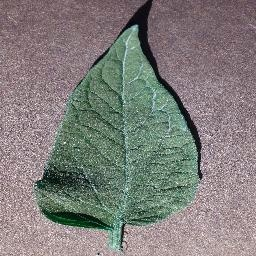
#> input picture dataset/test/Tomato_Bacterial_spot/Tomato_Bacterial_spot_img_126.jpg, 256 x 256 px
$ python -i kept_Iris_Inspiration_vein_picture.py   (imports and definitions only)
#> lines starting #> are read from the running program, lines starting #| are printed output that depends on the picture; after the words box and inside, x2 and y2 are one past the last pixel; in counts of white or black regions, pixels touching at a corner belong together
### dev-yw/06_Oct_HOG_HSV_pipeline/vein_hog/src/vein_hog/mask.py
"""Leaf mask: ExG, Otsu, open/close radius 3, largest component, holes filled."""

from __future__ import annotations

import cv2
import numpy as np


def leaf_mask(bgr_u8: np.ndarray) -> np.ndarray:
    """uint8 mask, 0 or 255. A failed mask is all zeros and does not raise."""
    try:
        image = np.asarray(bgr_u8)
        if (
            image.ndim != 3
            or image.shape[2] < 3
            or image.shape[0] == 0
            or image.shape[1] == 0
            or image.size == 0
        ):
            return _zero_mask(image)
        # BGR; extra channels (for example alpha) are ignored.
        blue, green, red = cv2.split(image[:, :, :3].astype(np.float32))
        excess_green = 2.0 * green - red - blue
        lo = float(np.min(excess_green))
        hi = float(np.max(excess_green))
        if not np.isfinite(lo) or not np.isfinite(hi) or hi - lo < 1e-8:
            return np.zeros(excess_green.shape, dtype=np.uint8)
        score = ((excess_green - lo) / (hi - lo) * 255.0).astype(np.uint8)
        _, mask = cv2.threshold(score, 0, 255, cv2.THRESH_BINARY + cv2.THRESH_OTSU)
        kernel = cv2.getStructuringElement(cv2.MORPH_ELLIPSE, (7, 7))
        mask = cv2.morphologyEx(mask, cv2.MORPH_OPEN, kernel)
        mask = cv2.morphologyEx(mask, cv2.MORPH_CLOSE, kernel)
        return _largest_filled(mask)
    except Exception:
        return _zero_mask(bgr_u8)


# [4 lines left out: function _zero_mask, not called in this run]


def erode_interior(mask: np.ndarray, radius: int) -> np.ndarray:
    """Shrink a 0/255 mask so the leaf margin is outside the vein percentile.

    ``radius`` is in pixels on the mask's own grid. A non-positive radius
    returns the mask unchanged. The kernel width is ``2 * radius + 1``.
    """
    image = np.asarray(mask)
    if radius <= 0 or image.size == 0:
        return image
    width = 2 * int(radius) + 1
    kernel = cv2.getStructuringElement(cv2.MORPH_ELLIPSE, (width, width))
    return cv2.erode(image, kernel)


def _largest_filled(mask: np.ndarray) -> np.ndarray:
    count, labels, stats, _ = cv2.connectedComponentsWithStats(mask, connectivity=8)
    if count <= 1:
        return mask
    keep = 1 + int(np.argmax(stats[1:, cv2.CC_STAT_AREA]))
    out = np.where(labels == keep, 255, 0).astype(np.uint8)
    inverse = cv2.bitwise_not(out)
    count2, labels2, _, _ = cv2.connectedComponentsWithStats(inverse, connectivity=8)
    height, width = out.shape
    filled = out.copy()
    for label in range(1, count2):
        ys, xs = np.where(labels2 == label)
        if ys.size == 0:
            continue
        touches = ys.min() == 0 or xs.min() == 0 or ys.max() == height - 1 or xs.max() == width - 1
        if not touches:
            filled[labels2 == label] = 255
    return filled

### dev-yw/06_Oct_HOG_HSV_pipeline/vein_hog/src/vein_hog/extract.py
"""Cache HOG, HSV and vein measurements for train and test only.

Validation rows are skipped here so step 4 cannot read them.
"""

from __future__ import annotations

import json
from pathlib import Path

import cv2
import numpy as np
import pandas as pd

from vein_hog.hog import HOG_DIM, hog_descriptor, hog_gradient_magnitude
from vein_hog.hsv import HSV_DIM, hsv_aux, skeleton_hs
from vein_hog.mask import erode_interior, leaf_mask
from vein_hog.vein import raw_completeness, vein_skeleton

IMAGE_SIZE = 256
DEFAULT_RADIUS = 8


def _prepare(bgr: np.ndarray) -> tuple[np.ndarray, np.ndarray, bool]:
    mask = leaf_mask(bgr)
    mask_ok = bool(mask is not None and int((mask > 0).sum()) > 0)
    bgr256 = cv2.resize(bgr, (IMAGE_SIZE, IMAGE_SIZE), interpolation=cv2.INTER_CUBIC)
    if mask_ok:
        mask256 = cv2.resize(mask, (IMAGE_SIZE, IMAGE_SIZE), interpolation=cv2.INTER_NEAREST)
    else:
        mask256 = np.zeros((IMAGE_SIZE, IMAGE_SIZE), dtype=np.uint8)
    return bgr256, mask256, mask_ok


# [126 lines left out: functions _one, load_bgr, extract_split, skeleton_pixels, _write_example, not called in this run]

### dev-yw/06_Oct_HOG_HSV_pipeline/vein_hog/src/vein_hog/search_s4.py
"""Search S4: HOG geometries times HSV weights from 0.25 to 0.50.

HOG stays the descriptor. HSV stays the auxiliary block, scaled on the
training rows and multiplied by a weight. The weights run from 0.25 to 0.50
in steps of 0.01. Nothing above 0.50 is trained. Weights for one HOG
geometry are fitted concurrently. Cell size and orientation count are the
HOG hyperparameters. Block size stays 2×2 and the block norm stays L2-Hys.
C stays 1. This is not a seventeenth cell of the original C × α grid, and
it does not replace the pre-specified report round.

The winner is the highest minimum Healthy-versus-one-disease AUC on the
same kind of training holdout as S1. The test split is scored only after
winner.json exists. Validation is not read.
"""

from __future__ import annotations

import json
from concurrent.futures import ProcessPoolExecutor, ThreadPoolExecutor, as_completed
from pathlib import Path

import cv2
import numpy as np
import pandas as pd
from sklearn.linear_model import SGDClassifier
from sklearn.model_selection import StratifiedShuffleSplit
from sklearn.preprocessing import StandardScaler
from skimage.feature import hog as skimage_hog

from vein_hog.extract import _prepare, load_bgr
from vein_hog.hog import HOG_DIM, IMAGE_SIZE
from vein_hog.hsv import HSV_DIM
from vein_hog.hsv_window import HSV_ALPHA_FLOOR, require_hsv_alpha
from vein_hog.rounds import SEED, TRAIN_FRACTIONS, sgd_alpha
from vein_hog.run import find_project
from vein_hog.search_s1 import (
    C_VALUE,
    DISEASES,
    HEALTHY,
    SELECT_FRACTION,
    _nested_parts,
    _take_fraction,
    class_aucs,
)

BLOCK_NORM = "L2-Hys"
CELLS_PER_BLOCK = 2
SGD_MAX_ITER = 1500
SGD_TOL = 1e-3
S4_ALPHA_MAX = 0.50
S4_ALPHA_STEP = 0.01
S4_WORKERS = 4
HOG_SPECS = (
    {"hog": "ori9-cell8", "orientations": 9, "pixels_per_cell": 8},
    {"hog": "ori9-cell16", "orientations": 9, "pixels_per_cell": 16},
    {"hog": "ori6-cell16", "orientations": 6, "pixels_per_cell": 16},
    {"hog": "ori12-cell16", "orientations": 12, "pixels_per_cell": 16},
)


def descriptor_length(orientations: int, pixels_per_cell: int, cells_per_block: int = CELLS_PER_BLOCK) -> int:
    if IMAGE_SIZE % int(pixels_per_cell) != 0:
        raise ValueError(f"cell {pixels_per_cell} does not divide {IMAGE_SIZE}")
    blocks = IMAGE_SIZE // int(pixels_per_cell) - int(cells_per_block) + 1
    if blocks < 1:
        raise ValueError(f"cell {pixels_per_cell} leaves no block")
    return int(blocks * blocks * cells_per_block * cells_per_block * orientations)


# [49 lines left out: functions hsv_strengths, iter_s4, reference_alpha, not called in this run]


def hog_vector(bgr_u8: np.ndarray, orientations: int, pixels_per_cell: int) -> np.ndarray:
    """One HOG vector. Leaf pixels only, same resize as the published descriptor."""
    bgr256, mask256, mask_ok = _prepare(bgr_u8)
    image = cv2.resize(bgr256, (IMAGE_SIZE, IMAGE_SIZE), interpolation=cv2.INTER_CUBIC)
    gray = cv2.cvtColor(image, cv2.COLOR_BGR2GRAY).astype(np.float32) / 255.0
    if mask_ok:
        resized = cv2.resize(mask256, (IMAGE_SIZE, IMAGE_SIZE), interpolation=cv2.INTER_NEAREST)
        gray = gray.copy()
        gray[resized == 0] = 0.0
    feat = skimage_hog(
        gray,
        orientations=int(orientations),
        pixels_per_cell=(int(pixels_per_cell), int(pixels_per_cell)),
        cells_per_block=(CELLS_PER_BLOCK, CELLS_PER_BLOCK),
        block_norm=BLOCK_NORM,
        transform_sqrt=True,
        feature_vector=True,
    )
    out = np.asarray(feat, dtype=np.float32).reshape(-1)
    expected = descriptor_length(orientations, pixels_per_cell)
    if out.shape != (expected,):
        raise RuntimeError(f"HOG dimension {out.shape} != {(expected,)}")
    return out


def _hog_job(job: tuple[str, int, int]) -> np.ndarray:
    path, orientations, pixels_per_cell = job
    return hog_vector(load_bgr(Path(path)), orientations, pixels_per_cell)


# [103 lines left out: functions compute_hog, fit_healthy_many, fit_healthy_score, _record, choose_winner, not called in this run]


def _pipeline_root() -> Path:
    return Path(__file__).resolve().parents[3]


def _paths(meta: pd.DataFrame, project: Path) -> list[str]:
    return [str(project / str(row)) for row in meta["local_relpath"].tolist()]


# [199 lines left out: functions _published_hog, _hsv, _geometry_hog, run_search, score_winner_on_test, main, not called in this run]


# [2 lines that do not run on import are left out]

### dev-yw/06_Oct_HOG_HSV_pipeline/vein_hog/src/vein_hog/hsv.py
"""Auxiliary HSV features on a leaf mask. Not a substitute for HOG."""

from __future__ import annotations

import cv2
import numpy as np

# 16 H bins + 8 S bins + mean H, mean S, mean V. Raw counts, not L2-normalized.
HSV_DIM = 27


def hsv_aux(bgr_u8: np.ndarray, mask: np.ndarray) -> np.ndarray:
    """H hist (16, [0, 180)), S hist (8, [0, 256)), then mean H, S, V.

    Only pixels with mask > 0 are counted. An empty mask returns zeros.
    Scaling and the alpha weight are applied later.
    """
    foreground = np.asarray(mask) > 0
    if not np.any(foreground):
        return np.zeros(HSV_DIM, dtype=np.float32)

    hsv = np.ascontiguousarray(cv2.cvtColor(bgr_u8, cv2.COLOR_BGR2HSV))
    mask_u8 = np.ascontiguousarray(foreground, dtype=np.uint8)
    hist_h = cv2.calcHist([hsv], [0], mask_u8, [16], [0, 180]).reshape(-1)
    hist_s = cv2.calcHist([hsv], [1], mask_u8, [8], [0, 256]).reshape(-1)
    means = hsv[foreground].mean(axis=0)
    feat = np.concatenate([hist_h, hist_s, means])
    return np.ascontiguousarray(feat, dtype=np.float32)


# [44 lines left out: functions skeleton_hs, healthy_hs_box, anomaly_fraction, not called in this run]

### dev-yw/06_Oct_HOG_HSV_pipeline/vein_hog/src/vein_hog/kept_Iris_Inspiration_vein_picture.py
"""Raster handoff of the frozen S4 winner for a later image program.

Kept only as a vein picture. Nothing else imports this module, and it
is not an entry point.

Three training leaves, not augmented. Each PNG is 768×256 and has no
chart text. Columns 0–255 are the masked leaf. Columns 256–511 are the
interior gradient the S4 HOG bins: OpenCV hue is the unsigned direction,
value is the magnitude. Columns 512–767 keep leaf hue and saturation and
flatten value. The 10800-d vector is checked, not stored in the PNG.
"""

from __future__ import annotations

import json
from pathlib import Path

import cv2
import numpy as np

from vein_hog.extract import IMAGE_SIZE, _prepare, load_bgr
from vein_hog.hsv import hsv_aux
from vein_hog.mask import erode_interior
from vein_hog.run import find_project
from vein_hog.search_s4 import descriptor_length, hog_vector

ORIENTATIONS = 12
PIXELS_PER_CELL = 16
HSV_ALPHA = 0.45
PANEL = IMAGE_SIZE
# Same radius as the vein percentile. The mask step stays outside the picture.
INTERIOR_RADIUS = 8
WINNER_JSON = (
    Path(__file__).resolve().parents[3] / "outputs" / "search_s4" / "winner.json"
)
OUT = Path(__file__).resolve().parents[3] / "outputs" / "S4-winner-sample-of-3"
LEAVES = (
    "dev-yw-main-ref/dataset/train/Tomato_healthy/Tomato_healthy_img_0.jpg",
    "dev-yw-main-ref/dataset/train/Tomato_Late_blight/Tomato_Late_blight_img_1000.jpg",
    "dev-yw-main-ref/dataset/train/Tomato_Septoria_leaf_spot/Tomato_Septoria_leaf_spot_img_1001.jpg",
)


# [13 lines left out: function _require_winner, not called in this run]


def _unsigned_gradient(gray: np.ndarray) -> tuple[np.ndarray, np.ndarray]:
    """Centered difference, borders 0. Same stencil the S4 HOG uses."""
    gy = np.zeros(gray.shape, dtype=np.float64)
    gx = np.zeros(gray.shape, dtype=np.float64)
    gy[1:-1, :] = gray[2:, :] - gray[:-2, :]
    gx[:, 1:-1] = gray[:, 2:] - gray[:, :-2]
    return np.hypot(gx, gy), np.mod(np.arctan2(gy, gx), np.pi)


def _hog_panel(bgr256: np.ndarray, mask: np.ndarray) -> np.ndarray:
    """Pixel orientation inside the leaf. A 16-pixel cell is not a picture.

    Pooled into 16-pixel cells, the twelve bins are nearly equal, so the
    usual glyph is a star and not a vein. This panel keeps the gradient
    before that pooling. Hue is the unsigned direction. Value is the
    magnitude, with the interior 99th percentile drawn as full brightness.
    """
    gray = cv2.cvtColor(bgr256, cv2.COLOR_BGR2GRAY).astype(np.float64) / 255.0
    gray = np.sqrt(np.clip(gray, 0.0, 1.0))
    magnitude, angle = _unsigned_gradient(gray)
    interior = erode_interior(mask, INTERIOR_RADIUS) > 0
    positive = magnitude[interior]
    if positive.size == 0:
        raise RuntimeError("HOG picture has no interior pixels")
    scale = float(np.percentile(positive, 99))
    if scale <= 0.0:
        raise RuntimeError("HOG picture scale is zero")
    value = np.zeros(magnitude.shape, dtype=np.uint8)
    value[interior] = np.clip(magnitude[interior] / scale * 255.0, 0, 255).astype(np.uint8)
    if float(np.percentile(value[interior], 90)) < 80.0:
        raise RuntimeError("HOG picture is still too faint to hand off")
    picture = np.zeros((*magnitude.shape, 3), dtype=np.uint8)
    picture[..., 0] = np.clip(angle / np.pi * 180.0, 0, 179).astype(np.uint8)
    picture[..., 1] = np.where(interior, 255, 0).astype(np.uint8)
    picture[..., 2] = value
    panel = cv2.cvtColor(picture, cv2.COLOR_HSV2BGR)
    panel[~interior] = 0
    return panel


def _panels(bgr: np.ndarray) -> np.ndarray:
    bgr256, mask256, mask_ok = _prepare(bgr)
    if not mask_ok:
        raise RuntimeError("leaf mask failed")
    feat = hog_vector(bgr, ORIENTATIONS, PIXELS_PER_CELL)
    if feat.shape != (descriptor_length(ORIENTATIONS, PIXELS_PER_CELL),):
        raise RuntimeError("HOG dimension does not match the S4 winner")
    colour = hsv_aux(bgr256, mask256)
    if colour.shape != (27,) or float(np.abs(colour).sum()) == 0.0:
        raise RuntimeError("HSV auxiliary is empty")

    leaf = bgr256.copy()
    leaf[mask256 == 0] = 0

    hog_bgr = _hog_panel(bgr256, mask256)

    hsv = cv2.cvtColor(bgr256, cv2.COLOR_BGR2HSV)
    hsv[:, :, 2] = np.where(mask256 > 0, 200, 0).astype(np.uint8)
    hsv_bgr = cv2.cvtColor(hsv, cv2.COLOR_HSV2BGR)
    hsv_bgr[mask256 == 0] = 0

    canvas = np.zeros((PANEL, PANEL * 3, 3), dtype=np.uint8)
    canvas[:, 0:PANEL] = leaf
    canvas[:, PANEL : PANEL * 2] = hog_bgr
    canvas[:, PANEL * 2 : PANEL * 3] = hsv_bgr
    return canvas


# [12 lines left out: function main, not called in this run]

>>> import cv2
>>> picture = cv2.imread('../../../../../dataset/test/Tomato_Bacterial_spot/Tomato_Bacterial_spot_img_126.jpg')
#> picture is the input picture: shape (256, 256, 3); mean B, G, R 122.9, 125.9, 128.1
>>> result = _panels(picture)
#> in leaf_mask, `excess_green = 2.0 * green - red - blue`:
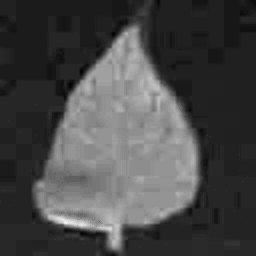
#> excess_green: shape (256, 256) float32; min -42, max 109, mean 0.9; drawn with min black and max white
#> in leaf_mask, `lo = float(np.min(excess_green))`: lo = -42
#> in leaf_mask, `hi = float(np.max(excess_green))`: hi = 109
#> in leaf_mask, `_, mask = cv2.threshold(score, 0, 255, cv2.THRESH_BINARY + cv2.THRESH_..`:
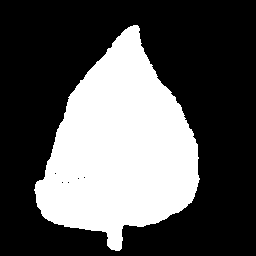
#> mask: shape (256, 256); 34% white; 1 white region, box (x1, y1, x2, y2) and area: (34, 25, 200, 251) 22257
#> in _largest_filled, `count, labels, stats, _ = cv2.connectedComponentsWithStats(mask, conne..`: count = 2; stats = [[0, 0, 256, 256, 43289], [35, 25, 164, 226, 22247]]
#> in _largest_filled, `keep = 1 + int(np.argmax(stats[1:, cv2.CC_STAT_AREA]))`: keep = 1
#> in _largest_filled, `count2, labels2, _, _ = cv2.connectedComponentsWithStats(inverse, conn..`: count2 = 2
#> the loop in _largest_filled, `for label in range(1, count2):` made 1 pass
#> touches on pass 1: True
#> in _prepare, `mask_ok = bool(mask is not None and int((mask > 0).sum()) > 0)`: mask_ok = True
#> the loop in _largest_filled (call 2), `for label in range(1, count2):` made 1 pass
#> in hog_vector, `gray[resized == 0] = 0.0`:
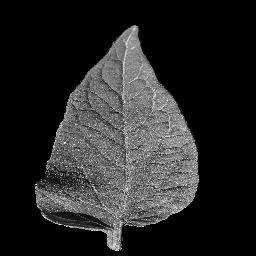
#> gray: shape (256, 256) float32; min 0, max 0.973, mean 0.151
#> in hog_vector, `feat = skimage_hog( gray, orientations=int(orientations), pixels_per_c..`: feat = 10800 values, max 0.707 at index 1668, min 0 at index 0, mean 0.067
#> in hog_vector, `out = np.asarray(feat, dtype=np.float32).reshape(-1)`: out has the same summary as feat
#> in hsv_aux, `hist_h = cv2.calcHist([hsv], [0], mask_u8, [16], [0, 180]).reshape(-1)`: hist_h = [0, 3, 1, 18, 214, 7001, 13440, 1495, 75, 0, 0, 0, 0, 0, 0, 0]
#> in hsv_aux, `hist_s = cv2.calcHist([hsv], [1], mask_u8, [8], [0, 256]).reshape(-1)`: hist_s = [957, 13992, 5094, 970, 394, 253, 172, 415]
#> in hsv_aux, `means = hsv[foreground].mean(axis=0)`: means = [70, 64.54, 123]
#> in hsv_aux, `feat = np.concatenate([hist_h, hist_s, means])`: feat = 27 values, max 13992 at index 17, min 0 at index 0, mean 1657.5
#> in _panels, `colour = hsv_aux(bgr256, mask256)`: colour has the same summary as feat in hsv_aux
#> in _hog_panel, `magnitude, angle = _unsigned_gradient(gray)`:
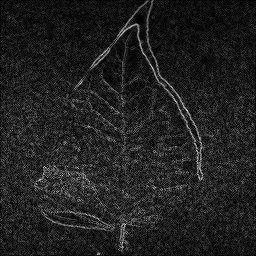
#> magnitude: shape (256, 256) float64; min 0, max 0.905, mean 0.131
#> in _hog_panel, `magnitude, angle = _unsigned_gradient(gray)`:
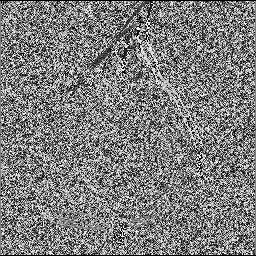
#> angle: shape (256, 256) float64; min 0, max 3.13, mean 1.55; drawn with min black and max white
#> in _hog_panel, `positive = magnitude[interior]`: positive = 17449 values, max 0.789 at index 10511, min 0 at index 10535, mean 0.163
#> in _hog_panel, `scale = float(np.percentile(positive, 99))`: scale = 0.48
#> in _hog_panel, `picture[..., 2] = value`:
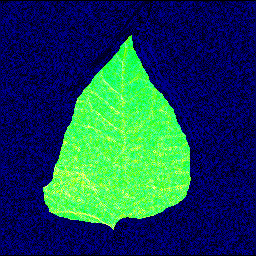
#> picture: shape (256, 256, 3); mean of channels 0, 1, 2 88.1, 67.9, 22.8; drawn as B, G, R
#> in _panels, `canvas[:, PANEL * 2 : PANEL * 3] = hsv_bgr`:
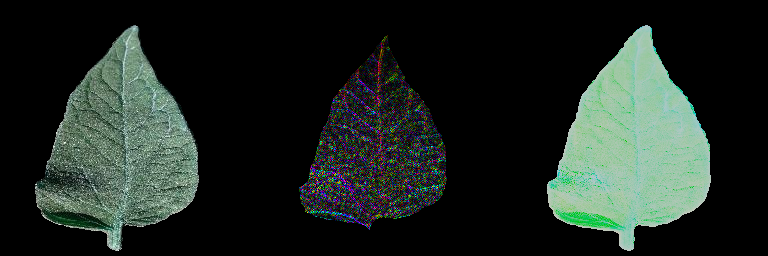
#> canvas: shape (256, 768, 3); mean B, G, R 34.8, 40.3, 31.4

$ run again, on dataset/test/Tomato_Bacterial_spot/Tomato_Bacterial_spot_img_137.jpg
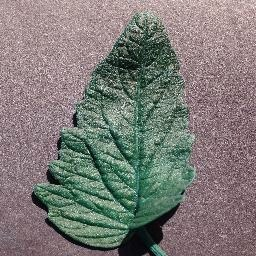
#> input picture dataset/test/Tomato_Bacterial_spot/Tomato_Bacterial_spot_img_137.jpg, 256 x 256 px
#> picture is the input picture: shape (256, 256, 3); mean B, G, R 119.2, 122.8, 125.1
#> lo = -42
#> hi = 97
#> in _largest_filled, `count, labels, stats, _ = cv2.connectedComponentsWithStats(mask, conne..`:
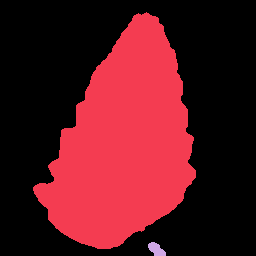
#> labels: shape (256, 256) int32; 3 distinct labels, from 0 to 2; one colour per label, 0 black
#> count = 3; stats = [[0, 0, 256, 256, 42077], [33, 12, 163, 237, 23297], [148, 242, 18, 14, 162]]
#> keep = 1
#> inverse: shape (256, 256); 64.5% white; 1 black region, box (x1, y1, x2, y2) and area: (33, 12, 196, 249) 23297
#> count2 = 2
#> the loop in _largest_filled, `for label in range(1, count2):` made 1 pass
#> touches on pass 1: True
#> in _prepare, `mask_ok = bool(mask is not None and int((mask > 0).sum()) > 0)`: mask_ok = True
#> the loop in _largest_filled (call 2), `for label in range(1, count2):` made 1 pass
#> in hog_vector, `feat = skimage_hog( gray, orientations=int(orientations), pixels_per_c..`: feat = 10800 values, max 1 at index 6564, min 0 at index 0, mean 0.0698
#> in hog_vector, `out = np.asarray(feat, dtype=np.float32).reshape(-1)`: out has the same summary as feat
#> hist_h = [2, 0, 7, 138, 546, 4199, 17241, 1153, 11, 0, 0, 0, 0, 0, 0, 0]
#> hist_s = [2875, 8957, 5277, 3019, 1635, 758, 363, 413]
#> means = [71, 76.08, 116.9]
#> in hsv_aux, `feat = np.concatenate([hist_h, hist_s, means])`: feat = 27 values, max 17241 at index 6, min 0 at index 1, mean 1735.5
#> colour has the same summary as feat in hsv_aux
#> interior: shape (256, 256) bool; 27.8% white; 1 white region, box (x1, y1, x2, y2) and area: (43, 22, 188, 241) 18229
#> positive = 18229 values, max 0.907 at index 9059, min 0 at index 10019, mean 0.199
#> scale = 0.56
#> in _panels, `canvas[:, PANEL * 2 : PANEL * 3] = hsv_bgr`:
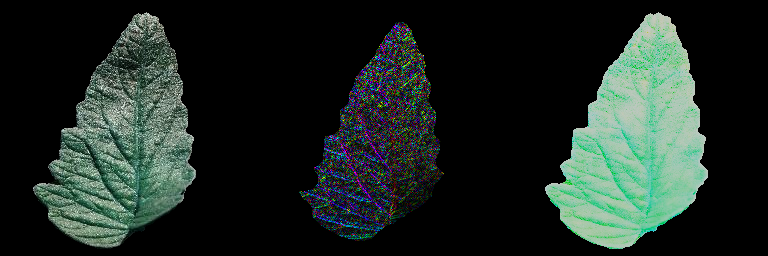
#> canvas: shape (256, 768, 3); mean B, G, R 36.2, 41.6, 30.7

$ run again, on dataset/test/Tomato_Bacterial_spot/Tomato_Bacterial_spot_img_141.jpg
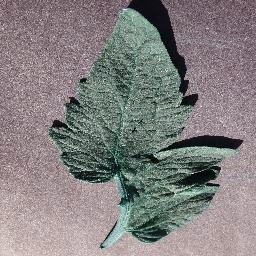
#> input picture dataset/test/Tomato_Bacterial_spot/Tomato_Bacterial_spot_img_141.jpg, 256 x 256 px
#> picture is the input picture: shape (256, 256, 3); mean B, G, R 128, 127.9, 131.4
#> lo = -40
#> hi = 64
#> in leaf_mask, `mask = cv2.morphologyEx(mask, cv2.MORPH_CLOSE, kernel)`:
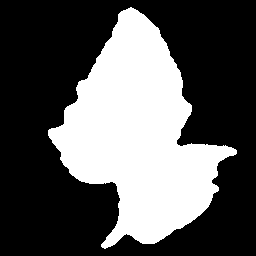
#> mask: shape (256, 256); 34.8% white; 1 white region, box (x1, y1, x2, y2) and area: (48, 7, 237, 249) 22788
#> count = 2; stats = [[0, 0, 256, 256, 42748], [48, 7, 189, 242, 22788]]
#> keep = 1
#> count2 = 2
#> the loop in _largest_filled, `for label in range(1, count2):` made 1 pass
#> touches on pass 1: True
#> in _prepare, `mask_ok = bool(mask is not None and int((mask > 0).sum()) > 0)`: mask_ok = True
#> the loop in _largest_filled (call 2), `for label in range(1, count2):` made 1 pass
#> in hog_vector, `feat = skimage_hog( gray, orientations=int(orientations), pixels_per_c..`: feat = 10800 values, max 1 at index 276, min 0 at index 0, mean 0.0691
#> out has the same summary as feat
#> hist_h = [7, 2, 5, 21, 59, 438, 15245, 6536, 464, 9, 0, 0, 0, 0, 2, 0]
#> hist_s = [6164, 11508, 2582, 1090, 565, 339, 162, 378]
#> means = [76.67, 54.14, 116.3]
#> in hsv_aux, `feat = np.concatenate([hist_h, hist_s, means])`: feat = 27 values, max 15245 at index 6, min 0 at index 10, mean 1697.2
#> colour has the same summary as feat in hsv_aux
#> interior: shape (256, 256) bool; 25.9% white; 1 white region, box (x1, y1, x2, y2) and area: (58, 16, 217, 236) 17005
#> positive = 17005 values, max 1.01 at index 7471, min 0 at index 6610, mean 0.192
#> scale = 0.565
#> in _panels, `canvas[:, PANEL * 2 : PANEL * 3] = hsv_bgr`:
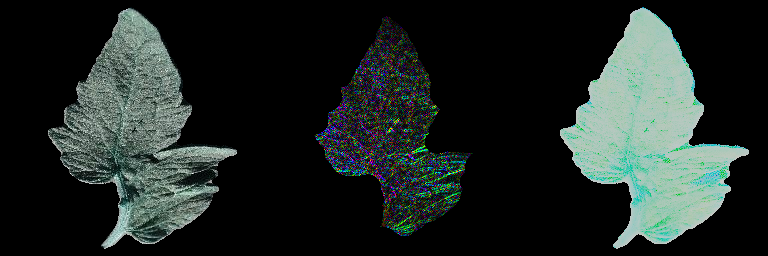
#> canvas: shape (256, 768, 3); mean B, G, R 37.6, 40.6, 32.7
